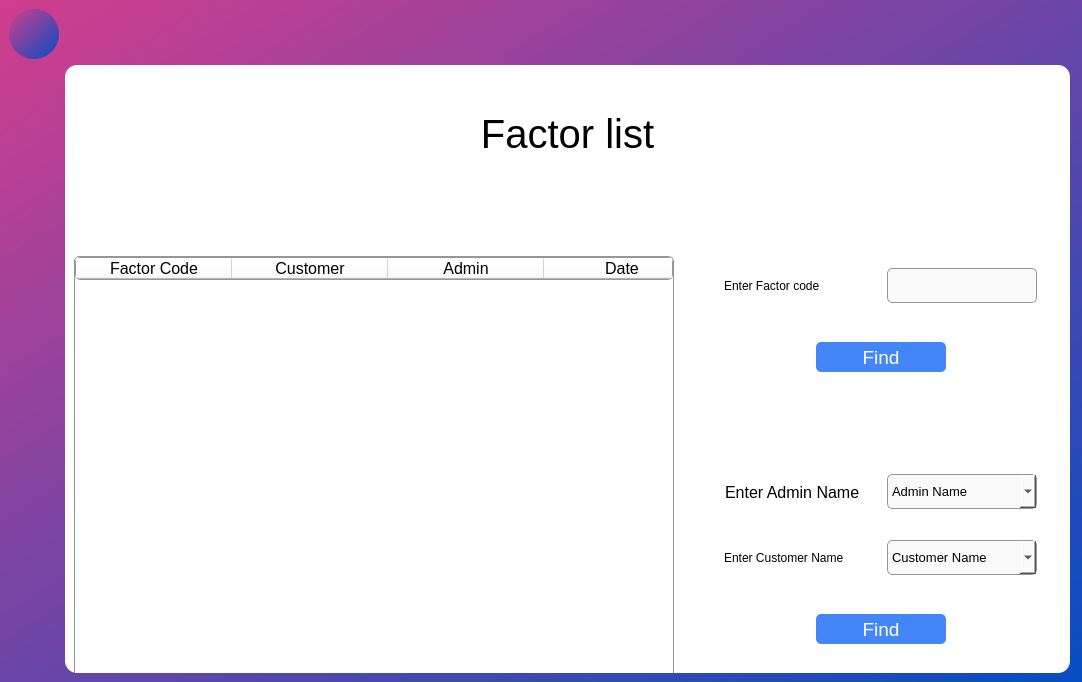
<?xml version="1.0" encoding="UTF-8"?>
<ui version="4.0">
 <class>MainWindow</class>
 <widget class="QMainWindow" name="MainWindow">
  <property name="geometry">
   <rect>
    <x>0</x>
    <y>0</y>
    <width>1082</width>
    <height>682</height>
   </rect>
  </property>
  <property name="windowTitle">
   <string>Factor List</string>
  </property>
  <property name="styleSheet">
   <string notr="true">background-color: qlineargradient(spread:pad, x1:0, y1:0, x2:1, y2:1, stop:0 rgba(209, 62, 142, 255), stop:1 rgba(6, 77, 193, 255));</string>
  </property>
  <widget class="QWidget" name="centralwidget">
   <layout class="QGridLayout" name="gridLayout_2">
    <item row="0" column="0">
     <layout class="QGridLayout" name="gridLayout">
      <item row="0" column="0">
       <widget class="QPushButton" name="pushButton_2">
        <property name="minimumSize">
         <size>
          <width>50</width>
          <height>50</height>
         </size>
        </property>
        <property name="maximumSize">
         <size>
          <width>50</width>
          <height>50</height>
         </size>
        </property>
        <property name="cursor">
         <cursorShape>PointingHandCursor</cursorShape>
        </property>
        <property name="styleSheet">
         <string notr="true">QPushButton{
background-color: qlineargradient(spread:pad, x1:0, y1:0, x2:1, y2:1, stop:0 rgba(209, 62, 142, 255), stop:1 rgba(6, 77, 193, 255));
border-radius: 25px;
}
QPushButton:hover{
background-color: qlineargradient(spread:pad, x1:0, y1:0, x2:1, y2:1, stop:0 rgba(6, 77, 193, 255), stop:1 rgba(209, 62, 142, 255));
}</string>
        </property>
        <property name="text">
         <string/>
        </property>
        <property name="icon">
         <iconset>
          <normaloff>icons8-back-filled-50.png</normaloff>icons8-back-filled-50.png</iconset>
        </property>
        <property name="iconSize">
         <size>
          <width>40</width>
          <height>40</height>
         </size>
        </property>
       </widget>
      </item>
      <item row="2" column="1">
       <spacer name="verticalSpacer_2">
        <property name="orientation">
         <enum>Qt::Vertical</enum>
        </property>
        <property name="sizeHint" stdset="0">
         <size>
          <width>20</width>
          <height>40</height>
         </size>
        </property>
       </spacer>
      </item>
      <item row="1" column="1">
       <widget class="QWidget" name="widget" native="true">
        <property name="minimumSize">
         <size>
          <width>1000</width>
          <height>600</height>
         </size>
        </property>
        <property name="styleSheet">
         <string notr="true">background-color: rgb(255, 255, 255);
border-radius: 12px;</string>
        </property>
        <layout class="QVBoxLayout" name="verticalLayout_4">
         <item>
          <layout class="QVBoxLayout" name="verticalLayout_3">
           <item>
            <widget class="QLabel" name="label_6">
             <property name="minimumSize">
              <size>
               <width>0</width>
               <height>120</height>
              </size>
             </property>
             <property name="font">
              <font>
               <family>Arial</family>
               <pointsize>30</pointsize>
               <weight>9</weight>
               <italic>false</italic>
               <bold>false</bold>
              </font>
             </property>
             <property name="styleSheet">
              <string notr="true">font: 75 30pt &quot;Arial&quot;;</string>
             </property>
             <property name="text">
              <string>Factor list</string>
             </property>
             <property name="alignment">
              <set>Qt::AlignCenter</set>
             </property>
            </widget>
           </item>
           <item>
            <widget class="QLabel" name="label">
             <property name="minimumSize">
              <size>
               <width>0</width>
               <height>50</height>
              </size>
             </property>
             <property name="maximumSize">
              <size>
               <width>16777215</width>
               <height>40</height>
              </size>
             </property>
             <property name="styleSheet">
              <string notr="true">font: 12pt &quot;Arial&quot;;
color: rgb(255, 0, 0);</string>
             </property>
             <property name="text">
              <string/>
             </property>
             <property name="alignment">
              <set>Qt::AlignCenter</set>
             </property>
            </widget>
           </item>
           <item>
            <layout class="QHBoxLayout" name="horizontalLayout">
             <item>
              <widget class="QTableWidget" name="tableWidget">
               <property name="minimumSize">
                <size>
                 <width>600</width>
                 <height>500</height>
                </size>
               </property>
               <property name="styleSheet">
                <string notr="true">border: 1px solid rgb(150, 150, 150);
border-radius: 5px;</string>
               </property>
               <property name="lineWidth">
                <number>1</number>
               </property>
               <property name="midLineWidth">
                <number>2</number>
               </property>
               <property name="verticalScrollBarPolicy">
                <enum>Qt::ScrollBarAsNeeded</enum>
               </property>
               <attribute name="horizontalHeaderDefaultSectionSize">
                <number>156</number>
               </attribute>
               <attribute name="horizontalHeaderMinimumSectionSize">
                <number>49</number>
               </attribute>
               <column>
                <property name="text">
                 <string>Factor Code</string>
                </property>
                <property name="font">
                 <font>
                  <family>Arial</family>
                  <pointsize>12</pointsize>
                 </font>
                </property>
               </column>
               <column>
                <property name="text">
                 <string>Customer</string>
                </property>
                <property name="font">
                 <font>
                  <family>Arial</family>
                  <pointsize>12</pointsize>
                 </font>
                </property>
               </column>
               <column>
                <property name="text">
                 <string>Admin</string>
                </property>
                <property name="font">
                 <font>
                  <family>Arial</family>
                  <pointsize>12</pointsize>
                 </font>
                </property>
               </column>
               <column>
                <property name="text">
                 <string>Date</string>
                </property>
                <property name="font">
                 <font>
                  <family>Arial</family>
                  <pointsize>12</pointsize>
                 </font>
                </property>
               </column>
               <column>
                <property name="text">
                 <string>Time</string>
                </property>
                <property name="font">
                 <font>
                  <family>Arial</family>
                  <pointsize>12</pointsize>
                 </font>
                </property>
               </column>
               <column>
                <property name="text">
                 <string>Total Price</string>
                </property>
                <property name="font">
                 <font>
                  <family>Arial</family>
                  <pointsize>12</pointsize>
                 </font>
                </property>
               </column>
              </widget>
             </item>
             <item>
              <spacer name="horizontalSpacer_3">
               <property name="orientation">
                <enum>Qt::Horizontal</enum>
               </property>
               <property name="sizeHint" stdset="0">
                <size>
                 <width>40</width>
                 <height>20</height>
                </size>
               </property>
              </spacer>
             </item>
             <item>
              <layout class="QVBoxLayout" name="verticalLayout">
               <item>
                <layout class="QHBoxLayout" name="horizontalLayout_6">
                 <item>
                  <widget class="QLabel" name="label_3">
                   <property name="minimumSize">
                    <size>
                     <width>180</width>
                     <height>60</height>
                    </size>
                   </property>
                   <property name="maximumSize">
                    <size>
                     <width>180</width>
                     <height>16777215</height>
                    </size>
                   </property>
                   <property name="styleSheet">
                    <string notr="true">font: 12pt &quot;Arial&quot;;
margin: 0 0 0 20px;</string>
                   </property>
                   <property name="text">
                    <string>Enter Factor code</string>
                   </property>
                   <property name="alignment">
                    <set>Qt::AlignLeading|Qt::AlignLeft|Qt::AlignVCenter</set>
                   </property>
                  </widget>
                 </item>
                 <item>
                  <widget class="QLineEdit" name="lineEdit">
                   <property name="minimumSize">
                    <size>
                     <width>150</width>
                     <height>35</height>
                    </size>
                   </property>
                   <property name="maximumSize">
                    <size>
                     <width>500</width>
                     <height>16777215</height>
                    </size>
                   </property>
                   <property name="font">
                    <font>
                     <pointsize>12</pointsize>
                    </font>
                   </property>
                   <property name="styleSheet">
                    <string notr="true">padding-left: 10px;
background-color: rgb(250, 250, 250);
border: 1px solid rgb(150, 150, 150);
border-radius: 5px;</string>
                   </property>
                   <property name="maxLength">
                    <number>100</number>
                   </property>
                  </widget>
                 </item>
                 <item>
                  <spacer name="horizontalSpacer_10">
                   <property name="orientation">
                    <enum>Qt::Horizontal</enum>
                   </property>
                   <property name="sizeHint" stdset="0">
                    <size>
                     <width>40</width>
                     <height>20</height>
                    </size>
                   </property>
                  </spacer>
                 </item>
                </layout>
               </item>
               <item>
                <layout class="QHBoxLayout" name="horizontalLayout_2">
                 <item>
                  <spacer name="horizontalSpacer_4">
                   <property name="orientation">
                    <enum>Qt::Horizontal</enum>
                   </property>
                   <property name="sizeHint" stdset="0">
                    <size>
                     <width>40</width>
                     <height>20</height>
                    </size>
                   </property>
                  </spacer>
                 </item>
                 <item>
                  <widget class="QPushButton" name="pushButton">
                   <property name="minimumSize">
                    <size>
                     <width>170</width>
                     <height>70</height>
                    </size>
                   </property>
                   <property name="maximumSize">
                    <size>
                     <width>500</width>
                     <height>16777215</height>
                    </size>
                   </property>
                   <property name="font">
                    <font>
                     <family>Arial</family>
                     <pointsize>14</pointsize>
                    </font>
                   </property>
                   <property name="cursor">
                    <cursorShape>PointingHandCursor</cursorShape>
                   </property>
                   <property name="styleSheet">
                    <string notr="true">margin: 20px;
color: rgb(255, 255, 255);
background-color: rgb(68, 134, 247);
border-radius: 5px;</string>
                   </property>
                   <property name="text">
                    <string>Find</string>
                   </property>
                  </widget>
                 </item>
                 <item>
                  <spacer name="horizontalSpacer_5">
                   <property name="orientation">
                    <enum>Qt::Horizontal</enum>
                   </property>
                   <property name="sizeHint" stdset="0">
                    <size>
                     <width>40</width>
                     <height>20</height>
                    </size>
                   </property>
                  </spacer>
                 </item>
                </layout>
               </item>
               <item>
                <spacer name="verticalSpacer_4">
                 <property name="orientation">
                  <enum>Qt::Vertical</enum>
                 </property>
                 <property name="sizeHint" stdset="0">
                  <size>
                   <width>20</width>
                   <height>40</height>
                  </size>
                 </property>
                </spacer>
               </item>
               <item>
                <layout class="QHBoxLayout" name="horizontalLayout_4">
                 <item>
                  <widget class="QLabel" name="label_1">
                   <property name="minimumSize">
                    <size>
                     <width>180</width>
                     <height>60</height>
                    </size>
                   </property>
                   <property name="maximumSize">
                    <size>
                     <width>180</width>
                     <height>16777215</height>
                    </size>
                   </property>
                   <property name="font">
                    <font>
                     <family>Arial</family>
                     <pointsize>12</pointsize>
                     <weight>50</weight>
                     <italic>false</italic>
                     <bold>false</bold>
                    </font>
                   </property>
                   <property name="styleSheet">
                    <string notr="true">font: 12pt &quot;Arial&quot;;
margin: 0 0 0 20px;</string>
                   </property>
                   <property name="text">
                    <string>Enter Admin Name</string>
                   </property>
                   <property name="alignment">
                    <set>Qt::AlignLeading|Qt::AlignLeft|Qt::AlignVCenter</set>
                   </property>
                  </widget>
                 </item>
                 <item>
                  <widget class="QComboBox" name="comboBox_1">
                   <property name="minimumSize">
                    <size>
                     <width>150</width>
                     <height>35</height>
                    </size>
                   </property>
                   <property name="maximumSize">
                    <size>
                     <width>650</width>
                     <height>16777215</height>
                    </size>
                   </property>
                   <property name="font">
                    <font>
                     <family>Arial</family>
                     <pointsize>10</pointsize>
                    </font>
                   </property>
                   <property name="cursor">
                    <cursorShape>PointingHandCursor</cursorShape>
                   </property>
                   <property name="styleSheet">
                    <string notr="true">background-color: rgb(250, 250, 250);
border: 1px solid rgb(150, 150, 150);
border-radius: 5px;</string>
                   </property>
                   <property name="frame">
                    <bool>false</bool>
                   </property>
                   <item>
                    <property name="text">
                     <string>Admin Name</string>
                    </property>
                   </item>
                  </widget>
                 </item>
                 <item>
                  <spacer name="horizontalSpacer_9">
                   <property name="orientation">
                    <enum>Qt::Horizontal</enum>
                   </property>
                   <property name="sizeHint" stdset="0">
                    <size>
                     <width>40</width>
                     <height>20</height>
                    </size>
                   </property>
                  </spacer>
                 </item>
                </layout>
               </item>
               <item>
                <layout class="QHBoxLayout" name="horizontalLayout_5">
                 <item>
                  <widget class="QLabel" name="label_2">
                   <property name="minimumSize">
                    <size>
                     <width>180</width>
                     <height>60</height>
                    </size>
                   </property>
                   <property name="maximumSize">
                    <size>
                     <width>180</width>
                     <height>16777215</height>
                    </size>
                   </property>
                   <property name="styleSheet">
                    <string notr="true">font: 12pt &quot;Arial&quot;;
margin: 0 0 0 20px;</string>
                   </property>
                   <property name="text">
                    <string>Enter Customer Name</string>
                   </property>
                   <property name="alignment">
                    <set>Qt::AlignLeading|Qt::AlignLeft|Qt::AlignVCenter</set>
                   </property>
                  </widget>
                 </item>
                 <item>
                  <widget class="QComboBox" name="comboBox_2">
                   <property name="minimumSize">
                    <size>
                     <width>150</width>
                     <height>35</height>
                    </size>
                   </property>
                   <property name="maximumSize">
                    <size>
                     <width>5000</width>
                     <height>16777215</height>
                    </size>
                   </property>
                   <property name="font">
                    <font>
                     <family>Arial</family>
                     <pointsize>10</pointsize>
                    </font>
                   </property>
                   <property name="cursor">
                    <cursorShape>PointingHandCursor</cursorShape>
                   </property>
                   <property name="styleSheet">
                    <string notr="true">background-color: rgb(250, 250, 250);
border: 1px solid rgb(150, 150, 150);
border-radius: 5px;</string>
                   </property>
                   <property name="frame">
                    <bool>false</bool>
                   </property>
                   <item>
                    <property name="text">
                     <string>Customer Name</string>
                    </property>
                   </item>
                  </widget>
                 </item>
                 <item>
                  <spacer name="horizontalSpacer_8">
                   <property name="orientation">
                    <enum>Qt::Horizontal</enum>
                   </property>
                   <property name="sizeHint" stdset="0">
                    <size>
                     <width>40</width>
                     <height>20</height>
                    </size>
                   </property>
                  </spacer>
                 </item>
                </layout>
               </item>
               <item>
                <layout class="QHBoxLayout" name="horizontalLayout_3">
                 <item>
                  <spacer name="horizontalSpacer_6">
                   <property name="orientation">
                    <enum>Qt::Horizontal</enum>
                   </property>
                   <property name="sizeHint" stdset="0">
                    <size>
                     <width>40</width>
                     <height>20</height>
                    </size>
                   </property>
                  </spacer>
                 </item>
                 <item>
                  <widget class="QPushButton" name="pushButton_1">
                   <property name="minimumSize">
                    <size>
                     <width>170</width>
                     <height>70</height>
                    </size>
                   </property>
                   <property name="maximumSize">
                    <size>
                     <width>500</width>
                     <height>16777215</height>
                    </size>
                   </property>
                   <property name="font">
                    <font>
                     <family>Arial</family>
                     <pointsize>14</pointsize>
                    </font>
                   </property>
                   <property name="cursor">
                    <cursorShape>PointingHandCursor</cursorShape>
                   </property>
                   <property name="styleSheet">
                    <string notr="true">margin: 20px;
color: rgb(255, 255, 255);
background-color: rgb(68, 134, 247);
border-radius: 5px;</string>
                   </property>
                   <property name="text">
                    <string>Find</string>
                   </property>
                  </widget>
                 </item>
                 <item>
                  <spacer name="horizontalSpacer_7">
                   <property name="orientation">
                    <enum>Qt::Horizontal</enum>
                   </property>
                   <property name="sizeHint" stdset="0">
                    <size>
                     <width>40</width>
                     <height>20</height>
                    </size>
                   </property>
                  </spacer>
                 </item>
                </layout>
               </item>
              </layout>
             </item>
            </layout>
           </item>
           <item>
            <spacer name="verticalSpacer_3">
             <property name="orientation">
              <enum>Qt::Vertical</enum>
             </property>
             <property name="sizeHint" stdset="0">
              <size>
               <width>20</width>
               <height>40</height>
              </size>
             </property>
            </spacer>
           </item>
          </layout>
         </item>
        </layout>
       </widget>
      </item>
      <item row="1" column="2">
       <spacer name="horizontalSpacer_2">
        <property name="orientation">
         <enum>Qt::Horizontal</enum>
        </property>
        <property name="sizeHint" stdset="0">
         <size>
          <width>40</width>
          <height>20</height>
         </size>
        </property>
       </spacer>
      </item>
      <item row="1" column="0">
       <spacer name="horizontalSpacer">
        <property name="orientation">
         <enum>Qt::Horizontal</enum>
        </property>
        <property name="sizeHint" stdset="0">
         <size>
          <width>40</width>
          <height>20</height>
         </size>
        </property>
       </spacer>
      </item>
      <item row="0" column="1">
       <spacer name="verticalSpacer">
        <property name="orientation">
         <enum>Qt::Vertical</enum>
        </property>
        <property name="sizeHint" stdset="0">
         <size>
          <width>20</width>
          <height>40</height>
         </size>
        </property>
       </spacer>
      </item>
     </layout>
    </item>
   </layout>
  </widget>
 </widget>
 <resources/>
 <connections/>
</ui>
